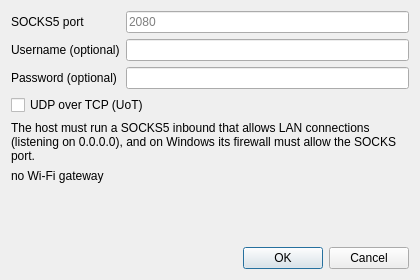
<?xml version="1.0" encoding="UTF-8"?>
<ui version="4.0">
 <class>DialogHotspotGateway</class>
 <widget class="QDialog" name="DialogHotspotGateway">
  <property name="geometry">
   <rect>
    <x>0</x>
    <y>0</y>
    <width>420</width>
    <height>280</height>
   </rect>
  </property>
  <property name="windowTitle">
   <string>Hotspot Gateway</string>
  </property>
  <layout class="QVBoxLayout" name="verticalLayout">
   <item>
    <layout class="QFormLayout" name="formLayout">
     <item row="0" column="0">
      <widget class="QLabel" name="port_l">
       <property name="text">
        <string>SOCKS5 port</string>
       </property>
      </widget>
     </item>
     <item row="0" column="1">
      <widget class="QLineEdit" name="port">
       <property name="placeholderText">
        <string notr="true">2080</string>
       </property>
      </widget>
     </item>
     <item row="1" column="0">
      <widget class="QLabel" name="username_l">
       <property name="text">
        <string>Username (optional)</string>
       </property>
      </widget>
     </item>
     <item row="1" column="1">
      <widget class="QLineEdit" name="username"/>
     </item>
     <item row="2" column="0">
      <widget class="QLabel" name="password_l">
       <property name="text">
        <string>Password (optional)</string>
       </property>
      </widget>
     </item>
     <item row="2" column="1">
      <widget class="QLineEdit" name="password">
       <property name="echoMode">
        <enum>QLineEdit::EchoMode::Password</enum>
       </property>
      </widget>
     </item>
    </layout>
   </item>
   <item>
    <widget class="QCheckBox" name="uot">
     <property name="text">
      <string>UDP over TCP (UoT)</string>
     </property>
    </widget>
   </item>
   <item>
    <widget class="QLabel" name="host_note">
     <property name="text">
      <string>The host must run a SOCKS5 inbound that allows LAN connections (listening on 0.0.0.0), and on Windows its firewall must allow the SOCKS port.</string>
     </property>
     <property name="wordWrap">
      <bool>true</bool>
     </property>
    </widget>
   </item>
   <item>
    <widget class="QLabel" name="gateway_note">
     <property name="text">
      <string>no Wi-Fi gateway</string>
     </property>
     <property name="wordWrap">
      <bool>true</bool>
     </property>
    </widget>
   </item>
   <item>
    <spacer name="verticalSpacer">
     <property name="orientation">
      <enum>Qt::Orientation::Vertical</enum>
     </property>
     <property name="sizeHint" stdset="0">
      <size>
       <width>20</width>
       <height>10</height>
      </size>
     </property>
    </spacer>
   </item>
   <item>
    <widget class="QDialogButtonBox" name="buttonBox">
     <property name="orientation">
      <enum>Qt::Orientation::Horizontal</enum>
     </property>
     <property name="standardButtons">
      <set>QDialogButtonBox::StandardButton::Cancel|QDialogButtonBox::StandardButton::Ok</set>
     </property>
    </widget>
   </item>
  </layout>
 </widget>
 <resources/>
 <connections/>
</ui>
